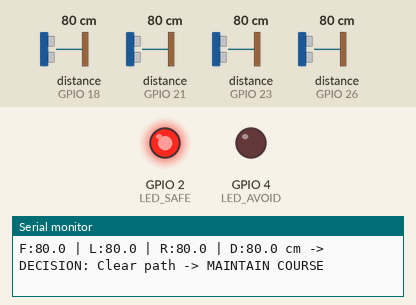
The sketch below on a simulated ESP32. Shown: output pins drawn as LEDs (lit = HIGH), the last lines printed to the serial monitor. Wiring (from diagram.json): 4 × ultrasonic range finder: trigger GPIO 5, echo GPIO 18 / trigger GPIO 19, echo GPIO 21 / trigger GPIO 27, echo GPIO 23 / trigger GPIO 25, echo GPIO 26. The inputs (shaded band) are chosen by the test bench; at power-on: distance to the obstacle (sensors on GPIO 18, GPIO 21, GPIO 23, GPIO 26) 80 cm. The echo pulse lasts 58.3 µs per cm; pins used as bus, display or sensor lines are not drawn.

Above: at 1.2 s.
1.3 s: distance to the obstacle (sensor on GPIO 18) set to 55 cm
2.8 s: distance to the obstacle (sensor on GPIO 18) set to 45 cm
At 3.5 s:
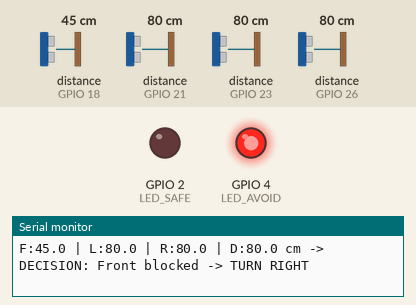
Timing chart, 0 to 5.8 s (numbered marks = the images above; inputs shaded):
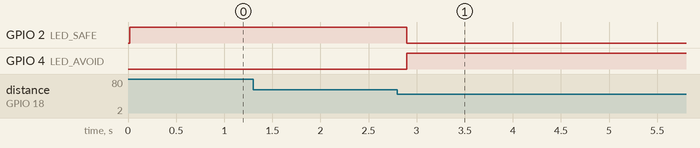

The sketch:

sketch.ino
```cpp
// أرجل الحساسات الأربعة (عدّل الأرقام إذا شبكت على رجل مختلفة)
const int TRIG_FRONT = 5,  ECHO_FRONT = 18;
const int TRIG_LEFT  = 19, ECHO_LEFT  = 21;
const int TRIG_RIGHT = 27, ECHO_RIGHT = 23;
const int TRIG_DOWN  = 25, ECHO_DOWN  = 26;

// مؤشرات الحالة
const int LED_SAFE   = 2;
const int LED_AVOID  = 4;

// عتبات الأمان بالسنتيمتر
const float FRONT_LIMIT_CM = 50.0;
const float SIDE_LIMIT_CM  = 60.0;
const float LOW_ALT_CM     = 25.0;

float readDist(int trigPin, int echoPin) {
  digitalWrite(trigPin, LOW);
  delayMicroseconds(2);
  digitalWrite(trigPin, HIGH);
  delayMicroseconds(10);
  digitalWrite(trigPin, LOW);

  long duration = pulseIn(echoPin, HIGH, 30000);
  if (duration == 0) return 999.0;
  return (duration * 0.0343f) / 2.0f;
}

void setup() {
  Serial.begin(115200);

  int trigs[] = {TRIG_FRONT, TRIG_LEFT, TRIG_RIGHT, TRIG_DOWN};
  int echos[] = {ECHO_FRONT, ECHO_LEFT, ECHO_RIGHT, ECHO_DOWN};

  for (int i = 0; i < 4; i++) {
    pinMode(trigs[i], OUTPUT);
    pinMode(echos[i], INPUT);
  }

  pinMode(LED_SAFE, OUTPUT);
  pinMode(LED_AVOID, OUTPUT);
}

void loop() {
  float f = readDist(TRIG_FRONT, ECHO_FRONT);
  float l = readDist(TRIG_LEFT,  ECHO_LEFT);
  float r = readDist(TRIG_RIGHT, ECHO_RIGHT);
  float d = readDist(TRIG_DOWN,  ECHO_DOWN);

  Serial.print("F:");
  Serial.print(f, 1);
  Serial.print(" | L:");
  Serial.print(l, 1);
  Serial.print(" | R:");
  Serial.print(r, 1);
  Serial.print(" | D:");
  Serial.print(d, 1);
  Serial.print(" cm -> ");

  if (d < LOW_ALT_CM) {
    digitalWrite(LED_SAFE, LOW);
    digitalWrite(LED_AVOID, HIGH);
    Serial.println("DECISION: Too low / bottom obstacle -> CLIMB UP");
  } else if (f < FRONT_LIMIT_CM) {
    digitalWrite(LED_SAFE, LOW);
    digitalWrite(LED_AVOID, HIGH);

    if (l > r && l > SIDE_LIMIT_CM) {
      Serial.println("DECISION: Front blocked -> TURN LEFT");
    } else if (r >= l && r > SIDE_LIMIT_CM) {
      Serial.println("DECISION: Front blocked -> TURN RIGHT");
    } else {
      Serial.println("DECISION: Sides tight -> CLIMB UP / HOVER");
    }
  } else {
    digitalWrite(LED_SAFE, HIGH);
    digitalWrite(LED_AVOID, LOW);
    Serial.println("DECISION: Clear path -> MAINTAIN COURSE");
  }

  delay(200);
}
```

Measured:
- the behaviour switches between 51 and 50 cm on distance to the obstacle (sensor on GPIO 18) (found by bisection; images 0 and 1)
- after the input at 2.8 s, GPIO 2 (LED_SAFE): HIGH → LOW after 0.09 s; GPIO 4 (LED_AVOID): LOW → HIGH after 0.09 s
